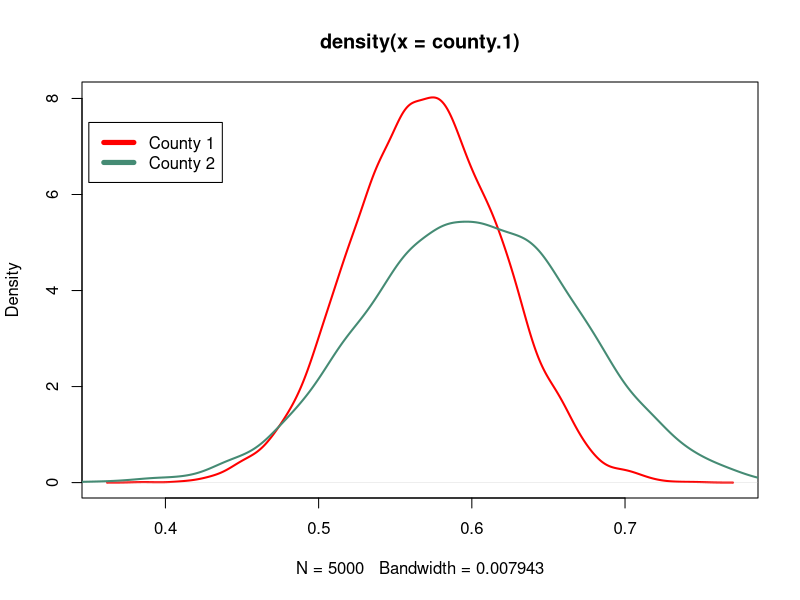
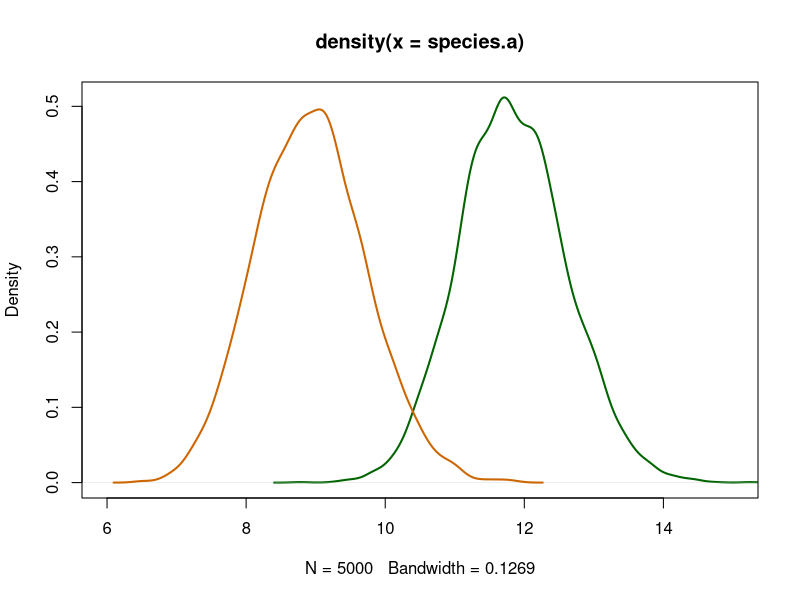

Recreate these plots in R, in order.
#homework 03 R script


# Question 4.1
# With a uniform (beta(1,1)) prior, County 1's posterior is beta(57, 43)

set.seed(1738)
county.1 <- rbeta(n = 5000, shape1 = 57, shape2 = 43)

# with a uniform prior, County 2's posterior is beta(30, 20)

set.seed(1739)
county.2 <- rbeta(n = 5000, shape1 = 30, shape2 = 20)

plot(
  density(county.1)
  , col="red"
  , lwd = 2
  )
lines(density(county.2), col="aquamarine4", lwd=2)

legend(0.35, 7.5
       , c("County 1", "County 2") 
       , lty = c(1,1)
       , lwd = c(5,5)
       , col=c("red", "aquamarine4")
       )


# what is the probability that theta.1 is less than theta.2

mean(county.1 < county.2)



# Question 4.2
# Part A

y.a <- c(12,9,12,14,13,13,15,8,15,6)
y.b <- c(11,11,10,9,9,8,7,10,6,8,8,9,7)

n.a <- length(y.a)
n.b <- length(y.b)

a.a <- 120; b.a <- 10
a.b <- 12; b.b <- 1

sum.a <- sum(y.a)
sum.b <- sum(y.b)


species.a <- rgamma(n = 5000, (a.a + sum.a), (b.a + n.a) )
species.b <- rgamma(n = 5000, (a.b + sum.b) , (b.b + n.b) )

plot(density(species.a), col="darkgreen", lwd = 2, xlim = c(6,15))
lines(density(species.b), col = "darkorange3", lwd = 2)

mean(species.b < species.a)



